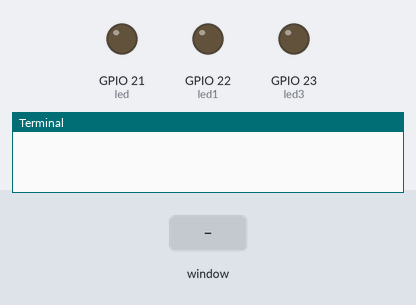
A program run on a simulated Raspberry Pi (BCM pin numbers). On the bench: output pins drawn as LEDs (lit = HIGH), the last lines printed to the terminal. The inputs (shaded band) are chosen by the test bench. No MQTT or app messages arrive unless stated; the desktop window is not drawn, its controls go by their first labels and the mouse button is held 0.15 s.

Above: at 1.2 s.
1.3 s: control labelled "MOTOR1 ON" in the window clicked
At 1.6 s:
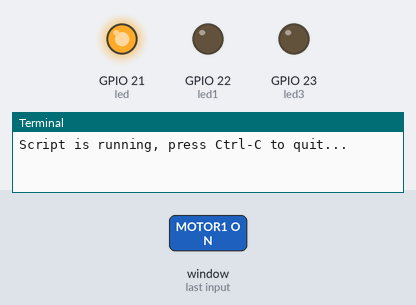
2.8 s: control labelled "MOTOR2 ON" in the window clicked
At 3.9 s:
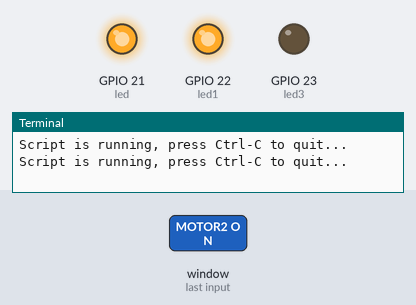
4.3 s: control labelled "MOTOR_SPEED_H" in the window clicked
At 5.1 s:
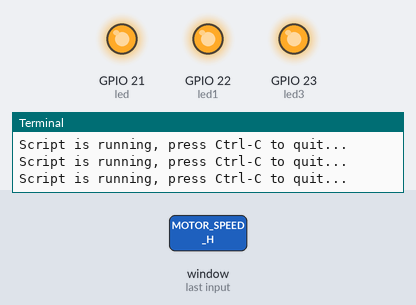
5.8 s: control labelled "MOTOR1 DIR_R" in the window clicked
At 6.2 s:
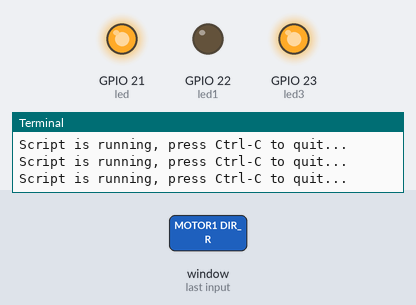
7.3 s: control labelled "MOTOR1 ON" in the window clicked
At 8.5 s:
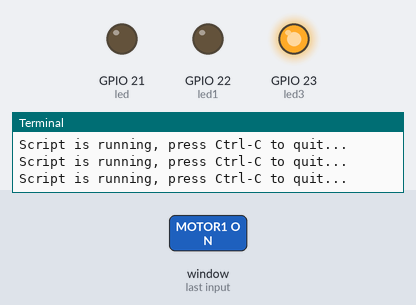
8.8 s: control labelled "MOTOR2 DIR_R" in the window clicked
At 9.7 s:
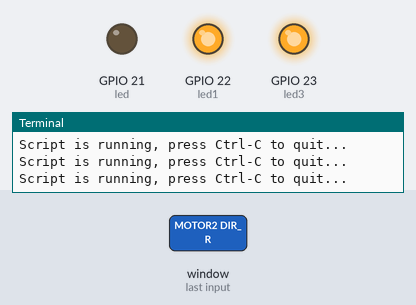
Timing chart, 0 to 11.3 s (numbered marks = the images above; inputs shaded):
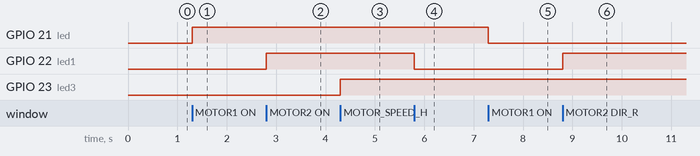

Measured:
- after the input at 1.3 s, GPIO 21 (led): LOW → HIGH at once
- after the input at 2.8 s, GPIO 22 (led1): LOW → HIGH at once
- after the input at 4.3 s, GPIO 23 (led3): LOW → HIGH at once
- after the input at 5.8 s, GPIO 22 (led1): HIGH → LOW at once
- after the input at 7.3 s, GPIO 21 (led): HIGH → LOW at once
- after the input at 8.8 s, GPIO 22 (led1): LOW → HIGH at once

The program:

Gui_code.py
```python
from guizero import App, PushButton, Text
from gpiozero import LED
import sys
import time
import RPi.GPIO as GPIO
import paho.mqtt.client as mqtt

led = LED(21)
led1 = LED(22)
led3 = LED(23)

def exitApp():
    sys.exit()

def toggleLED():
    led.toggle()
    if led.is_lit :
        ledButton.text ="MOTOR1 OFF"
        welcome_message.value ="MOTOR1_OFF";
        client = mqtt.Client()
        client.connect('localhost', 1883, 60)
        client.loop_start()
        print('Script is running, press Ctrl-C to quit...')
        if True:
            client.publish('motor1_onoff', '0')
    else :
        ledButton.text ="MOTOR1 ON"
        welcome_message.value ="MOTOR1_OFF";
        client = mqtt.Client()
        client.connect('localhost', 1883, 60)
        client.loop_start()
        print('Script is running, press Ctrl-C to quit...')
        if True:
            client.publish('motor1_onoff', '1')
def toggleLED1():
    led1.toggle()
    if led1.is_lit :
        ledButton1.text ="MOTOR2 OFF"
        welcome_message.value ="MOTOR2_oFF";
        client = mqtt.Client()
        client.connect('localhost', 1883, 60)
        client.loop_start()
        print('Script is running, press Ctrl-C to quit...')
        if True:
            client.publish('motor2_onoff', '0')
    else :
        ledButton1.text ="MOTOR2 ON"
        client = mqtt.Client()
        client.connect('localhost', 1883, 60)
        client.loop_start()
        print('Script is running, press Ctrl-C to quit...')
        if True:
            client.publish('motor2_onoff', '1')

def toggleLED2():
    led1.toggle()
    if led1.is_lit :
        ledButton2.text ="MOTOR1 DIR_R"
        client = mqtt.Client()
        client.connect('localhost', 1883, 60)
        client.loop_start()
        print('Script is running, press Ctrl-C to quit...')
        if True:
            client.publish('motor1_dir', '0')
    else :
        ledButton2.text ="MOTOR1 DIR_L"
        client = mqtt.Client()
        client.connect('localhost', 1883, 60)
        client.loop_start()
        print('Script is running, press Ctrl-C to quit...')
        if True:
            client.publish('motor1_dir', '1')

def toggleLED3():
    led1.toggle()
    if led1.is_lit :
        client = mqtt.Client()
        client.connect('localhost', 1883, 60)
        client.loop_start()
        print('Script is running, press Ctrl-C to quit...')
        if True:
            client.publish('motor_speed', '0')
    else :
        motor2DirectionControlButton.text ="MOTOR2 DIR_L"
        welcome_message.value ="MOTOR2 DIR_L";
        client = mqtt.Client()
        client.connect('localhost', 1883, 60)
        client.loop_start()
        print('Script is running, press Ctrl-C to quit...')
        if True:
            client.publish('motor2_dir', '1')

def toggleLED4():
    led3.toggle()
    if led3.is_lit :
        motorSpeedControlButton.text="MOTOR_SPEED_H"
        client = mqtt.Client()
        client.connect('localhost', 1883, 60)
        client.loop_start()
        print('Script is running, press Ctrl-C to quit...')
        if True:
            client.publish('motorspeed', '0')
    else :
        motorSpeedControlButton.text ="MOTOR_SPEED_L"
        client = mqtt.Client()
        client.connect('localhost', 1883, 60)
        client.loop_start()
        print('Script is running, press Ctrl-C to quit...')
        if True:
            client.publish('motorspeed', '1')


app = App('First Gui', height = 600, width = 800)

welcome_message = Text(app, text="Welcome to my app")

ledButton = PushButton(app, toggleLED, text="MOTOR1 ON", align="top",width = 10, height = 2)
ledButton.text_size = 10

ledButton1 = PushButton(app, toggleLED1, text="MOTOR2 ON", align="top",width = 10, height = 2)
ledButton1.text_size = 10

ledButton2 = PushButton(app, toggleLED2, text="MOTOR1 DIR_R", align="top",width = 10, height = 2)
ledButton2.text_size = 10

motor2DirectionControlButton = PushButton(app, toggleLED3, text="MOTOR2 DIR_R", align="top",width = 10, height = 2)
motor2DirectionControlButton.text_size = 10

motorSpeedControlButton = PushButton(app, toggleLED4, text="MOTOR_SPEED_H", align="top",width = 15, height = 2)
motorSpeedControlButton.text_size = 10


exitButton = PushButton(app, exitApp, text="Exit", align="bottom" , width = 5, height = 2)
exitButton.text_size = 20

app.display()
```
